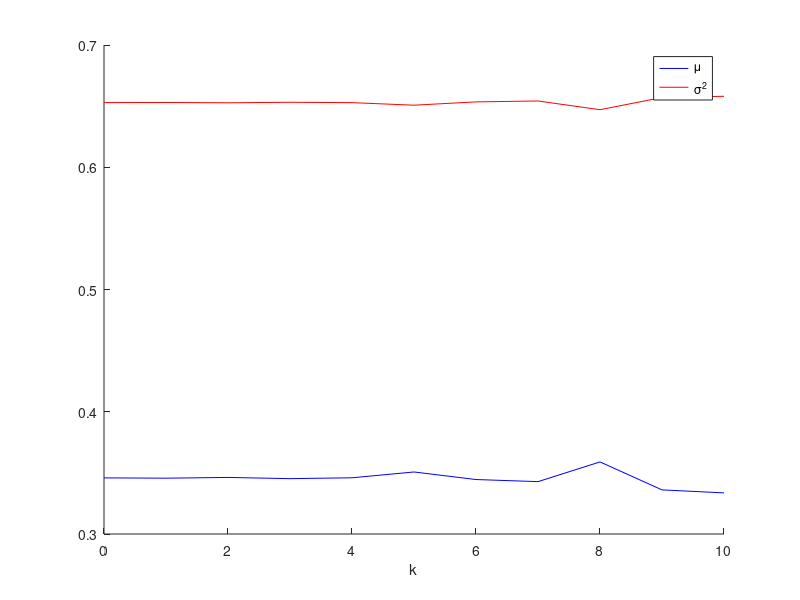

The MATLAB script that drew this image:
%data is hardcoded from values in the report

hold on
plot(0:10, [0.34591 0.34567 0.34627 0.34529 0.34599 0.35074 ...
    0.34456 0.34283 0.35896 0.33609 0.33364], 'b')
plot(0:10, [0.65289 0.65299 0.65273 0.65315 0.65285 0.65077 ...
    0.65347 0.65421 0.64707 0.65704 0.65805], 'r')

hold off

xlabel('k');
lgd=legend('\mu', '\sigma^2', location='northeastoutside');
